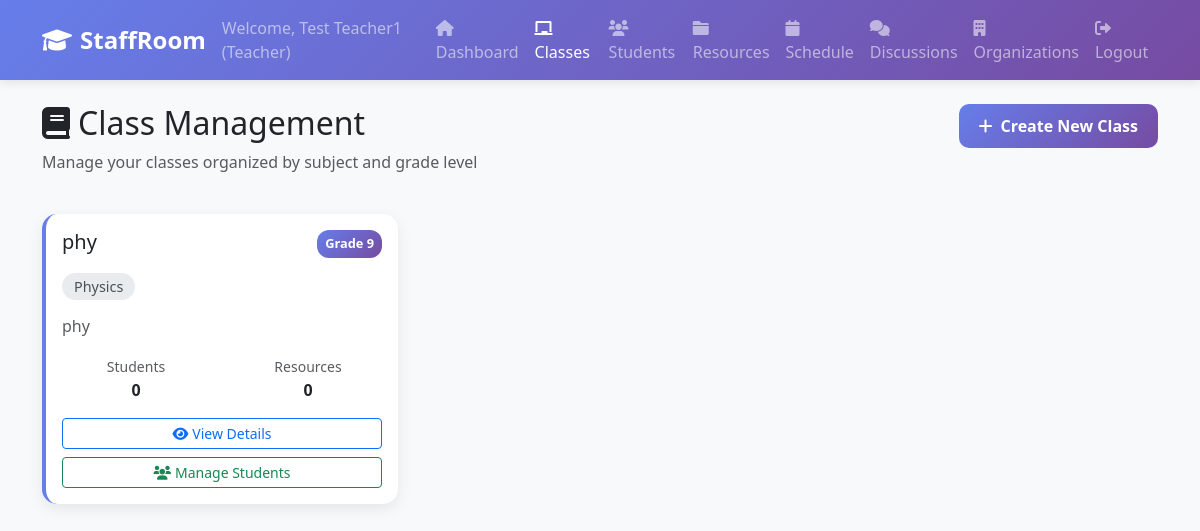
/classes (signed in), run on an earlier commit of the app's database.
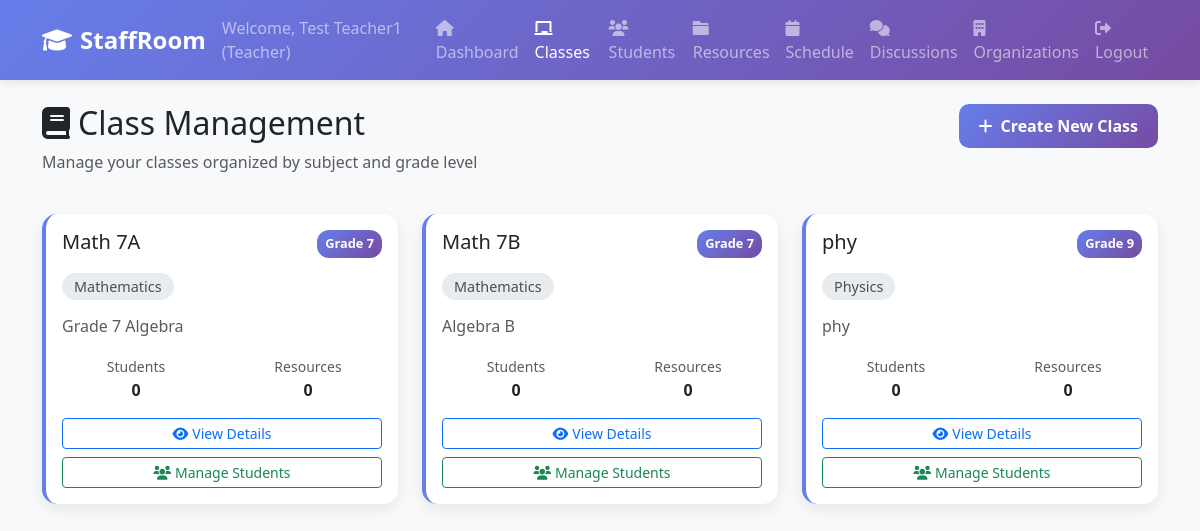
And on a later commit of the database.
### tables this page shows
CREATE TABLE classes (
                id INTEGER PRIMARY KEY AUTOINCREMENT,
                name TEXT NOT NULL,
                description TEXT,
                subject_id INTEGER NOT NULL,
                grade_level INTEGER NOT NULL CHECK (grade_level BETWEEN 1 AND 12),
                teacher_id INTEGER NOT NULL,
                created_at TIMESTAMP DEFAULT CURRENT_TIMESTAMP, organization_id INTEGER,
                FOREIGN KEY (subject_id) REFERENCES subjects (id),
                FOREIGN KEY (teacher_id) REFERENCES users (id)
            );

CREATE TABLE subjects (
                id INTEGER PRIMARY KEY AUTOINCREMENT,
                name TEXT UNIQUE NOT NULL,
                description TEXT,
                is_custom BOOLEAN DEFAULT 0,
                created_by INTEGER,
                created_at TIMESTAMP DEFAULT CURRENT_TIMESTAMP,
                FOREIGN KEY (created_by) REFERENCES users (id)
            );

### web_app.py (the view)
    def decorated_function(*args, **kwargs):
        if 'user_id' not in session:
            return redirect(url_for('login'))
        user_organizations = db.get_user_organizations(session['user_id'])
        if not user_organizations:
            flash('You must join an organization to access this feature.', 'warning')
            return redirect(url_for('organizations'))
        return f(*args, **kwargs)

### web_app.py (called while the page is built)
def require_organization_access(f):
    def decorated_function(*args, **kwargs):
        if 'user_id' not in session:
            return redirect(url_for('login'))
        user_organizations = db.get_user_organizations(session['user_id'])
        if not user_organizations:
            flash('You must join an organization to access this feature.', 'warning')
            return redirect(url_for('organizations'))
        return f(*args, **kwargs)
    decorated_function.__name__ = f.__name__
    return decorated_function

@app.route('/classes')
@require_organization_access
def classes():
    if 'user_id' not in session:
        return redirect(url_for('login'))
    user_type = session['user_type']
    user_id = session['user_id']
    if user_type == 'teacher':
        classes = db.get_teacher_classes(user_id)
        subjects = db.get_all_subjects()
        return render_template('classes.html', classes=classes, subjects=subjects)
    else:
        flash('Access denied. Only teachers can access class management.', 'error')
        return redirect(url_for('dashboard'))

    def get_connection(self):
        if self.db_path.startswith('postgresql://'):
            import psycopg2
            from psycopg2.extras import RealDictCursor
            conn = psycopg2.connect(self.db_path, cursor_factory=RealDictCursor)
        else:
            db_file = self.db_path.replace('sqlite:///', '')
            conn = sqlite3.connect(db_file)
            conn.row_factory = sqlite3.Row
        return conn

    def get_all_subjects(self):
        conn = self.get_connection()
        cursor = conn.execute("SELECT * FROM subjects ORDER BY name")
        subjects = [dict(row) for row in cursor.fetchall()]
        conn.close()
        return subjects

    def get_teacher_classes(self, teacher_id):
        conn = self.get_connection()
        cursor = conn.execute("""
            SELECT c.*, s.name as subject_name, s.description as subject_description
            FROM classes c
            JOIN subjects s ON c.subject_id = s.id
            WHERE c.teacher_id = ?
            ORDER BY c.grade_level, s.name
        """, (teacher_id,))
        classes = [dict(row) for row in cursor.fetchall()]
        conn.close()
        return classes

### templates/classes.html (shortened to what this page needs)
{% extends "common/base.html" %}
{% block content %}
        <div class="row mb-4">
            <div class="col-md-8">
                <h2><i class="fas fa-book me-2"></i>Class Management</h2>
                <p class="text-muted">Manage your classes organized by subject and grade level</p>
            </div>
            <div class="col-md-4 text-end">
                <button class="btn btn-primary" data-bs-toggle="modal" data-bs-target="#createClassModal">
                    <i class="fas fa-plus me-2"></i>Create New Class
                </button>
            </div>
        </div>
        <div class="row">
            {% for class in classes %}
                <div class="col-md-6 col-lg-4 mb-4">
                    <div class="card class-card h-100">
                        <div class="card-body">
                            <div class="d-flex justify-content-between align-items-start mb-3">
                                <h5 class="card-title mb-0">{{ class.name }}</h5>
                                <span class="grade-badge">Grade {{ class.grade_level }}</span>
                            </div>
                            <div class="mb-3">
                                <span class="subject-badge">{{ class.subject_name }}</span>
                            </div>
                            {% if class.description %}
                                <p class="card-text text-muted">{{ class.description }}</p>
                            {% endif %}
                            <div class="row text-center mb-3">
                                <div class="col-6">
                                    <small class="text-muted">Students</small>
                                    <div class="fw-bold">{{ class.student_count or 0 }}</div>
                                </div>
                                <div class="col-6">
                                    <small class="text-muted">Resources</small>
                                    <div class="fw-bold">{{ class.resource_count or 0 }}</div>
                                </div>
                            </div>
                            <div class="d-grid gap-2">
                                <button class="btn btn-outline-primary btn-sm" onclick="viewClass({{ class.id }})">
                                    <i class="fas fa-eye me-1"></i>View Details
                                </button>
                                <button class="btn btn-outline-success btn-sm" onclick="manageStudents({{ class.id }})">
                                    <i class="fas fa-users me-1"></i>Manage Students
                                </button>
                            </div>
                        </div>
                    </div>
                </div>
            {% endfor %}
        </div>
{% endblock %}

### templates/common/base.html (shortened to what this page needs)
<!DOCTYPE html>
<html lang="en">
<head>
    <link href="https://cdn.jsdelivr.net/npm/bootstrap@5.3.0/dist/css/bootstrap.min.css" rel="stylesheet">
    <link href="https://cdnjs.cloudflare.com/ajax/libs/font-awesome/6.0.0/css/all.min.css" rel="stylesheet">
</head>
<body>
    {% include 'common/header.html' %}
    <div class="container mt-4">
        {% block content %}{% endblock %}
    </div>
</body>
</html>

### templates/common/header.html (shortened to what this page needs)
<nav class="navbar navbar-expand-lg navbar-dark">
    <div class="container">
        <a class="navbar-brand" href="{{ url_for('dashboard') }}">
            <i class="fas fa-graduation-cap me-2"></i>StaffRoom
        </a>
        <div class="navbar-nav ms-auto">
            <span class="navbar-text me-3">
                Welcome, {{ session.first_name }} {{ session.last_name }} ({{ session.user_type.title() }})
            </span>
            <a class="nav-link {% if request.endpoint == 'dashboard' %}active{% endif %}" href="{{ url_for('dashboard') }}">
                <i class="fas fa-home me-1"></i>Dashboard
            </a>
            <a class="nav-link {% if request.endpoint == 'classes' %}active{% endif %}" href="{{ url_for('classes') }}">
                <i class="fas fa-chalkboard me-1"></i>Classes
            </a>
            <a class="nav-link {% if request.endpoint == 'students' %}active{% endif %}" href="{{ url_for('students') }}">
                <i class="fas fa-users me-1"></i>Students
            </a>
            <a class="nav-link {% if request.endpoint == 'resources' %}active{% endif %}" href="{{ url_for('resources') }}">
                <i class="fas fa-folder me-1"></i>Resources
            </a>
            <a class="nav-link {% if request.endpoint == 'schedule' %}active{% endif %}" href="{{ url_for('schedule') }}">
                <i class="fas fa-calendar me-1"></i>Schedule
            </a>
            <a class="nav-link {% if request.endpoint == 'discussions' or request.endpoint == 'global_discussions' %}active{% endif %}" href="{{ url_for('discussions') }}">
                <i class="fas fa-comments me-1"></i>Discussions
            </a>
            <a class="nav-link {% if request.endpoint == 'organizations' %}active{% endif %}" href="{{ url_for('organizations') }}">
                <i class="fas fa-building me-1"></i>Organizations
            </a>
            <a class="nav-link" href="{{ url_for('logout') }}">
                <i class="fas fa-sign-out-alt me-1"></i>Logout
            </a>
        </div>
    </div>
</nav>

What changed in the data, as far as the page shows it:
added classes: name "Math 7A", grade_level "7", subject_name "Mathematics", description "Grade 7 Algebra", student_count "0", resource_count "0"
added classes: name "Math 7B", grade_level "7", subject_name "Mathematics", description "Algebra B", student_count "0", resource_count "0"
